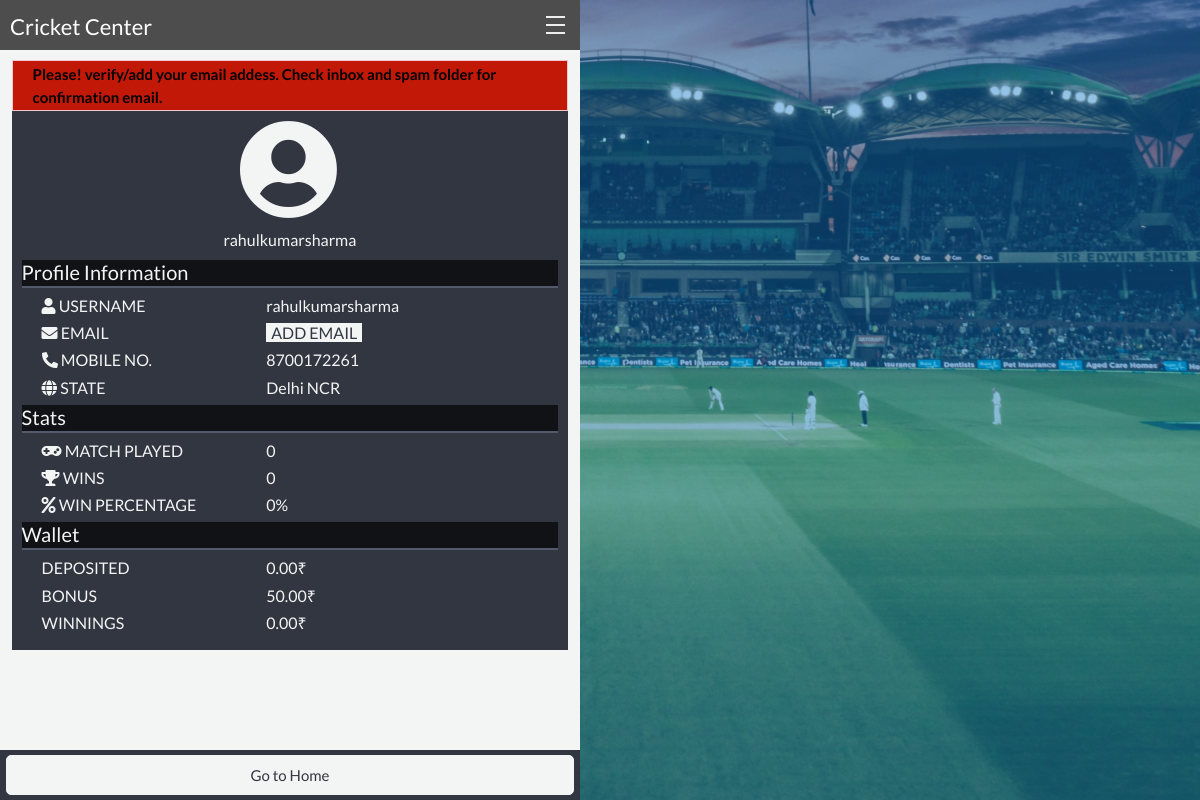
The page /accounts/profile/ (signed in) on the database its author committed.
### accounts/models.py (models this page shows, shortened)
class User(AbstractBaseUser):
    username = models.CharField(max_length=64, unique=True, validators=[RegexValidator(regex=USERNAME_REGX, message="Username only contain A-Z,a-z,0-9 or . _ -", code="Invalid Username")])
    email = models.EmailField(
        verbose_name='email address',
        max_length=255,
        unique=True,
        blank=True,
        null=True,
    )
    is_active = models.BooleanField(default=True)
    is_admin = models.BooleanField(default=False)
    is_staff = models.BooleanField(default=False)
    objects = MyUserManager()
    USERNAME_FIELD = 'username'
    REQUIRED_FIELDS = []

class Profile(models.Model):
    user = models.OneToOneField(settings.AUTH_USER_MODEL, on_delete=models.CASCADE)
    phone_regex = RegexValidator(regex=r'^\d{10}$', message="Please Enter Correct Mobile Number...")
    phone_number = models.CharField(validators=[phone_regex], max_length=17, blank=False, unique=True)
    state = models.CharField(max_length=50, choices=STATES, blank=True, default=STATES[0][0])
    balance = models.DecimalField(max_digits=8, decimal_places=2, default=0)
    bonus = models.DecimalField(max_digits=4, decimal_places=2, default=50)
    widhdrawable_balance = models.DecimalField(max_digits=8, decimal_places=2, default=0)
    match_played = models.IntegerField(default=0)
    contest_played = models.IntegerField(default=0)
    total_wins = models.IntegerField(default=0)
    is_email_confirmed = models.BooleanField(default=False)

### accounts/views.py (the view)
@login_required(login_url='IndexView')
def ProfileView(request):
    user_obj = User.objects.filter(id=request.user.id).first()
    is_email_confirmed = user_obj.profile.is_email_confirmed
    return render(request, 'accounts/profile.html', context={"user": user_obj,'is_email_confirmed':is_email_confirmed})

### templates/accounts/profile.html (shortened to what this page needs)
{% extends "cricket_center_base.html" %}
{% load staticfiles %}
{% load widget_tweaks %}
{% load user_agents %}
{% block stylesheets %}
  {{block.super}}
{% endblock stylesheets %}
{% block other_page_content %}
  <div class="MainBackground">
    <div class="color-overlay">
    </div>
  </div>
  <div class="MatchAreaForMatch">
    <div class="MainPageHeader">
      {% if not is_email_confirmed %}
        <div class="alert alert-danger alert-dismissible AlertEmail">
          <button type="button" class="close" data-dismiss="alert"></button>
          <strong>Please! verify/add your email addess. Check inbox and spam folder for confirmation email.</strong>
        </div>
      {% endif %}
        <center>
          <p class="ProfileContent">PROFILE</p>
        </center>
    </div>
    <div class="InfoConatinerOfPage">
      <div class="MainProfileContent">
        <div class="MainImageContainer">
          <i class="fas fa-user-circle" style="font-size:100px;"></i>
        </div>
        <center><h6 class="UserNameHeader">{{user.username}}</h6></center>
      </div>
      <h5 class="InformationHeader">Profile Information</h5>
      <div class="MainConrainerOfInfoContainer">
        <div class="ProfileInformationContainer">
          <h6 class="InfoHeaderContainer"><span class="fa fa-user"></span> USERNAME</h6>
          <h6 class="InfoHeaderContainer"><span class="fa fa-envelope"></span> EMAIL</h6>
          <h6 class="InfoHeaderContainer"><span class="fa fa-phone fa-rotate-90"></span> MOBILE NO.</h6>
          <h6 class="InfoHeaderContainer"><span class="fa fa-globe"></span> STATE</h6>
        </div>
        <div class="InformationContainer">
          <h6>{{user.username}}</h6>
          {% if not user.profile.is_email_confirmed and user.email is None%}
            <a href={% url 'accounts:add_email' %} class="AddInfoLink"><h6><span class="AddInfo">ADD EMAIL</span></h6></a>
          {% elif not user.profile.is_email_confirmed %}
            <h6>{{user.email}} &nbsp;&nbsp;<a href={% url 'accounts:add_email' %} class="AddInfoLink"><span class="AddInfo">EDIT</span></a></h6>
          {% else %}
            <h6>{{user.email}}</h6>
          {% endif %}
          <h6>{{user.profile.phone_number}}</h6>
          {% if user.profile.state == "Add state" %}
            <a href={% url 'accounts:add_state' %} class="AddInfoLink"><h6><span class="AddInfo">ADD STATE</span></h6></a>
          {% else %}
            <h6>{{user.profile.state}}</h6>
          {% endif %}
        </div>
      </div>
      <h5 class="InformationHeader">Stats</h5>
      <div class="MainConrainerOfInfoContainer">
        <div class="ProfileInformationContainer">
          <h6 class="InfoHeaderContainer"><span class="fa fa-gamepad"></span> MATCH PLAYED</h6>
          <h6 class="InfoHeaderContainer"><span class="fa fa-trophy"></span> WINS</h6>
          <h6 class="InfoHeaderContainer"><span class="fa fa-percent"></span> WIN PERCENTAGE</h6>
        </div>
        <div class="InformationContainer">
          <h6>{{user.profile.match_played}}</h6>
          <h6>{{user.profile.total_wins}}</h6>
          <h6>{% widthratio user.profile.total_wins user.profile.match_played 100 %}%</h6>
        </div>
      </div>
      <h5 class="InformationHeader">Wallet</h5>
      <div  class="MainConrainerOfInfoContainer">
        <div class="ProfileInformationContainer">
          <h6 class="InfoHeaderContainer"> DEPOSITED</h6>
          <h6 class="InfoHeaderContainer"> BONUS</h6>
          <h6 class="InfoHeaderContainer"> WINNINGS</h6>
        </div>
        <div class="InformationContainer">
          <h6>{{user.profile.balance}}₹</h6>
          <h6>{{user.profile.bonus}}₹</h6>
          <h6>{{user.profile.widhdrawable_balance}}₹</h6>
        </div>
      </div>
    </div>
    <div class="footer">
      <a href="{% url 'cricket_center:cricket_center' %}"><button class="btn MainPageFooter">
        Go to Home
      </button></a>
    </div>
  </div>
{% endblock %}

### static/css/cricket_center_main.css (style rules this page uses)
.alert-danger { background-color:#c21807;color:#000;border-radius:0 }
.AlertEmail { position:relative;font-size:15px;padding-top:2px;padding-bottom:2px;z-index:100 }
.MatchAreaForMatch { position:relative;display:inline-block;width:580px;display:inline-block;height:-moz-calc(100vh - 98px);height:-webkit-calc(100vh - 98px);height:calc(100vh - 98px);overflow-x:auto;left:0;background-color:#f3f4f4;background-size:cover }
.MainBackground { background:url(../images/backoneOri.jpg) no-repeat center/cover;width:100vw;height:100%;position:absolute;margin:0;top:0;content:"";overflow:hidden }
.color-overlay { width:100%;height:100%;background:rgba(2,112,200,.7);opacity:.6;position:absolute }
body { font-family:Lato,sans-serif;font-weight:400;margin:0 }
* { box-sizing:border-box }
a { text-decoration:none }
button { border:none!important }
.footer { position:fixed;width:580px;height:50px;bottom:0;background-color:#323641 }
.AddInfo { position:relative;background-color:#f3f4f4;color:#323641;padding-left:5px;padding-right:5px;border-right:1px solid #323641 }
.MainPageHeader { top:10px;margin-bottom:20px;position:relative;height:30px!important;width:96%;left:2%;font-size:18px!important;background-color:#323641;border-radius:5px;color:#f3f4f4;-webkit-box-shadow:0 1px 7px;-moz-box-shadow:0 1px 7px;box-shadow:0 1px 7px }
.ProfileContent { position:relative;top:1px }
.InformationHeader { background-color:#111216;height:28px;border-bottom:2px solid #535a6c }
.InformationContainer { width:54%;display:inline-block }
.ProfileInformationContainer { width:45%;display:inline-block }
.MainConrainerOfInfoContainer { display:inline }
.InfoHeaderContainer { position:relative;left:20px }
.InfoConatinerOfPage { position:relative;width:96%;left:2%;color:#f3f4f4;background-color:#323641;margin-bottom:2%;padding:10px;text-align:justify }
.MainProfileContent { background-color:#323641;color:#f3f4f4;position:relative;width:100%;height:150px }
.MainImageContainer { position:relative;width:100px;height:100px;top:10px;border-radius:50%;left:50%;transform:translateX(-50%) }
.UserNameHeader { position:relative;top:20px;text-align:center }
.MainPageFooter { position:relative;width:98%;left:1%;background-color:#f3f4f4;border:1px solid #f3f4f4!important;border-radius:5px;font-size:15px;padding:6px 12px;color:#323641;top:10%;margin-right:5px;height:80% }

### rows shown on the page
User: username "rahulkumarsharma", profile.phone_number "8700172261", profile.state "Delhi NCR", profile.match_played "0", profile.total_wins "0", match_played "0", profile.balance "0.00", profile.bonus "50.00", profile.widhdrawable_balance "0.00"
